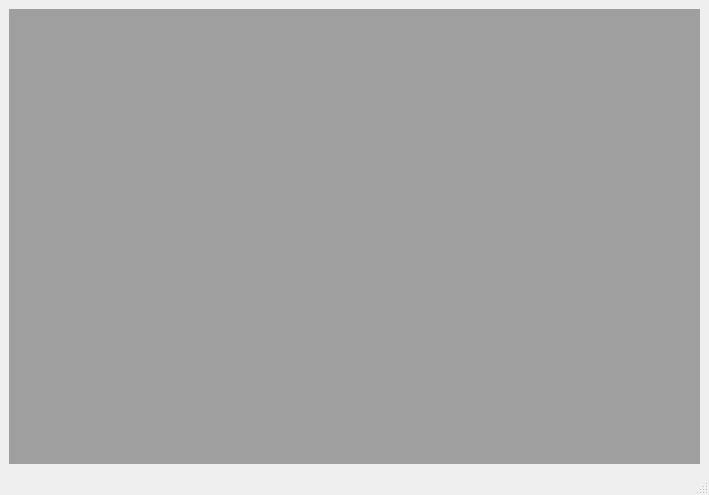
<?xml version="1.0" encoding="UTF-8"?>
<ui version="4.0">
 <class>MainWindow</class>
 <widget class="QMainWindow" name="MainWindow">
  <property name="geometry">
   <rect>
    <x>0</x>
    <y>0</y>
    <width>709</width>
    <height>495</height>
   </rect>
  </property>
  <property name="contextMenuPolicy">
   <enum>Qt::NoContextMenu</enum>
  </property>
  <property name="windowTitle">
   <string>睿火正则小工具</string>
  </property>
  <property name="windowIcon">
   <iconset resource="image.qrc">
    <normaloff>:/image1/regular.png</normaloff>:/image1/regular.png</iconset>
  </property>
  <widget class="QWidget" name="centralwidget">
   <layout class="QVBoxLayout" name="verticalLayout">
    <item>
     <widget class="QMdiArea" name="mdiArea"/>
    </item>
   </layout>
  </widget>
  <widget class="QMenuBar" name="menubar">
   <property name="geometry">
    <rect>
     <x>0</x>
     <y>0</y>
     <width>709</width>
     <height>26</height>
    </rect>
   </property>
  </widget>
  <widget class="QStatusBar" name="statusbar"/>
 </widget>
 <resources>
  <include location="image.qrc"/>
 </resources>
 <connections/>
</ui>
